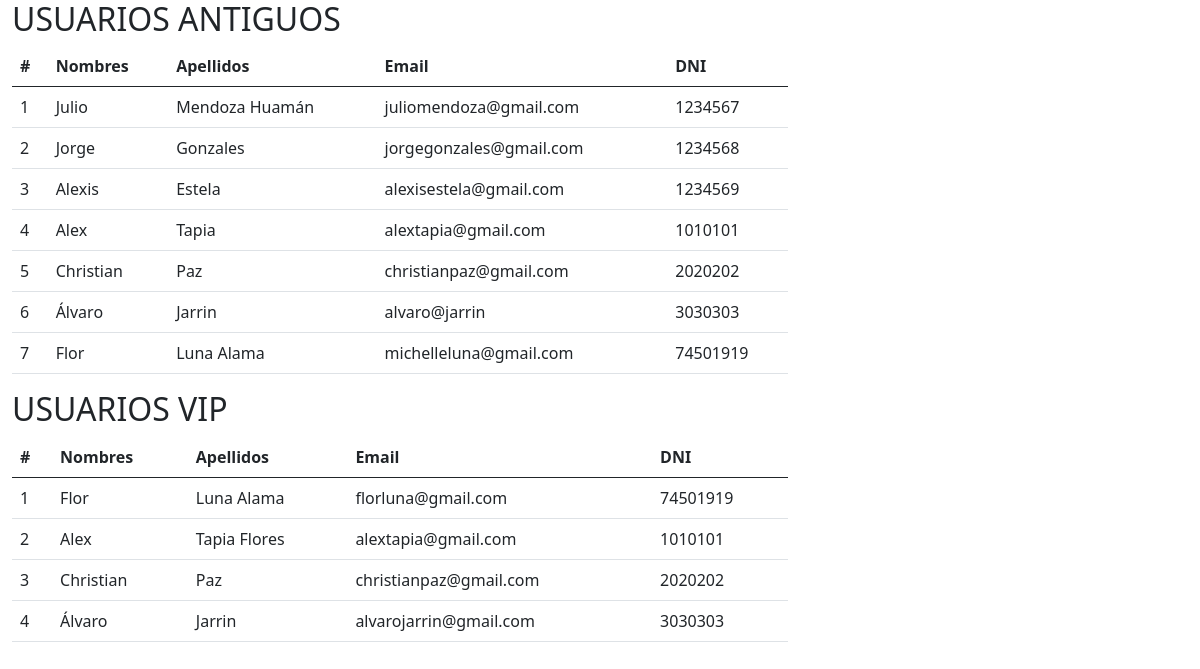
/listaclientes/, run on the app's committed database.
### modulos/Portalweb/models.py (models this page shows)
class clientes(models.Model):
    nombre = models.CharField(max_length=64)
    apellidos = models.CharField(max_length=64)
    email=models.EmailField()
    dni=models.IntegerField()

class Vips(models.Model):
    nombre = models.CharField(max_length=64)
    apellidos = models.CharField(max_length=64)
    email=models.EmailField()
    dni=models.IntegerField()

### modulos/Portalweb/views.py (the view)
# urls.py: path('listaclientes/',lista_clientes,name='lista_clientes')]
def lista_clientes(request):
    usuariosantiguos=clientes.objects.all()
    usuariosvip=Vips.objects.all()
    return render(request,'usuarios_vip_old.html',{"usuariosviejos":usuariosantiguos,"vips":usuariosvip})

### modulos/Portalweb/templates/usuarios_vip_old.html (shortened to what this page needs)
<!DOCTYPE html>
<html lang="en">
<head>
    <link href="https://cdn.jsdelivr.net/npm/bootstrap@5.0.2/dist/css/bootstrap.min.css" rel="stylesheet">
</head>
<body>
    <div class="container-fluid">
		<div class="row">
			<div class="col-md-8">
				<div class="table-responsive">
                    <h2>USUARIOS ANTIGUOS</h2>
					<table class="table table-responsive">
						<thead>
							<tr>
								<th>#</th>
								<th>Nombres</th>
								<th>Apellidos</th>
								<th>Email</th>
								<th>DNI</th>
							</tr>
						</thead>
						<tbody>
							{% for user in usuariosviejos %}
								<tr>
									<td>{{forloop.counter}}</td>
									<td>{{user.nombre}}</td>
									<td>{{user.apellidos}}</td>
									<td>{{user.email}}</td>
									<td>{{user.dni}}</td>
								</tr>
							{% endfor %}
						</tbody>
					</table>
				</div>
			</div>
		</div>
	</div>
    <div class="container-fluid">
		<div class="row">
			<div class="col-md-8">
				<div class="table-responsive">
                    <h2>USUARIOS VIP</h2>
					<table class="table table-responsive">
						<thead>
							<tr>
								<th>#</th>
								<th>Nombres</th>
								<th>Apellidos</th>
								<th>Email</th>
								<th>DNI</th>
							</tr>
						</thead>
						<tbody>
							{% for user in  vips%}
								<tr>
									<td>{{forloop.counter}}</td>
									<td>{{user.nombre}}</td>
									<td>{{user.apellidos}}</td>
									<td>{{user.email}}</td>
									<td>{{user.dni}}</td>
								</tr>
							{% endfor %}
						</tbody>
					</table>
				</div>
			</div>
		</div>
	</div>
</body>
</html>

### data on the page
clientes: nombre "Julio", apellidos "Mendoza Huamán", email "juliomendoza@gmail.com", dni "1234567"
clientes: nombre "Jorge", apellidos "Gonzales", email "jorgegonzales@gmail.com", dni "1234568"
clientes: nombre "Alexis", apellidos "Estela", email "alexisestela@gmail.com", dni "1234569"
clientes: nombre "Alex", apellidos "Tapia", email "alextapia@gmail.com", dni "1010101"
clientes: nombre "Christian", apellidos "Paz", email "christianpaz@gmail.com", dni "2020202"
clientes: nombre "Álvaro", apellidos "Jarrin", email "alvaro@jarrin", dni "3030303"
clientes: nombre "Flor", apellidos "Luna Alama", email "michelleluna@gmail.com", dni "74501919"
Vips: nombre "Flor", apellidos "Luna Alama", email "florluna@gmail.com", dni "74501919"
Vips: nombre "Alex", apellidos "Tapia Flores", email "alextapia@gmail.com", dni "1010101"
Vips: nombre "Christian", apellidos "Paz", email "christianpaz@gmail.com", dni "2020202"
Vips: nombre "Álvaro", apellidos "Jarrin", email "alvarojarrin@gmail.com", dni "3030303"
